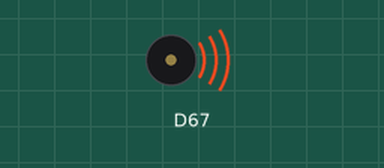
Recording of a sketch running on a simulated Arduino Uno R4 WiFi. On the bench: buzzer (waves = sounding).

Above: at 0.7 s.
At 12.2 s:
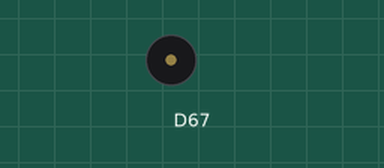
Timing chart, 0 to 12.7 s (numbered marks = the images above):
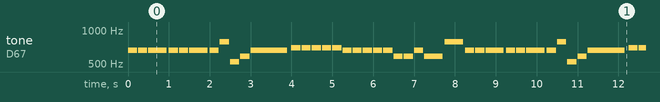

Measured:
- by itself, tone on D67: plays 659 Hz for 0.23 s, 659 Hz for 0.23 s, 659 Hz for 0.45 s, 659 Hz for 0.23 s, 659 Hz for 0.23 s, 659 Hz for 0.45 s … (346 notes in this stretch)

The sketch:

sketch.ino
```cpp
// Day 12 - Jingle Bells
// Play the chorus of Jingle Bells on the Modulino Buzzer.

#include <Arduino_Modulino.h>

ModulinoBuzzer buzzer;

// Note frequencies in Hz
#define NOTE_C5 523
#define NOTE_D5 587
#define NOTE_E5 659
#define NOTE_F5 698
#define NOTE_G5 784

const int BEAT = 250;  // length of one beat in milliseconds

int melody[] = {
  NOTE_E5, NOTE_E5, NOTE_E5,
  NOTE_E5, NOTE_E5, NOTE_E5,
  NOTE_E5, NOTE_G5, NOTE_C5, NOTE_D5, NOTE_E5,
  NOTE_F5, NOTE_F5, NOTE_F5, NOTE_F5,
  NOTE_F5, NOTE_E5, NOTE_E5, NOTE_E5, NOTE_E5,
  NOTE_E5, NOTE_D5, NOTE_D5, NOTE_E5,
  NOTE_D5, NOTE_G5,
  NOTE_E5, NOTE_E5, NOTE_E5,
  NOTE_E5, NOTE_E5, NOTE_E5,
  NOTE_E5, NOTE_G5, NOTE_C5, NOTE_D5, NOTE_E5,
  NOTE_F5, NOTE_F5, NOTE_F5, NOTE_F5,
  NOTE_F5, NOTE_E5, NOTE_E5, NOTE_E5, NOTE_E5,
  NOTE_G5, NOTE_G5, NOTE_F5, NOTE_D5,
  NOTE_C5
};

// Length of each note, in beats
int beats[] = {
  1, 1, 2,
  1, 1, 2,
  1, 1, 1, 1, 4,
  1, 1, 1, 1,
  1, 1, 1, 1, 1,
  1, 1, 1, 1,
  2, 2,
  1, 1, 2,
  1, 1, 2,
  1, 1, 1, 1, 4,
  1, 1, 1, 1,
  1, 1, 1, 1, 1,
  1, 1, 1, 1,
  4
};

const int NOTES = sizeof(melody) / sizeof(melody[0]);

void setup() {
  Modulino.begin();
  buzzer.begin();
}

void loop() {
  for (int i = 0; i < NOTES; i++) {
    int duration = beats[i] * BEAT;
    buzzer.tone(melody[i], duration * 0.9);  // short gap between notes
    delay(duration);
  }

  delay(3000);  // wait before playing again
}
```
